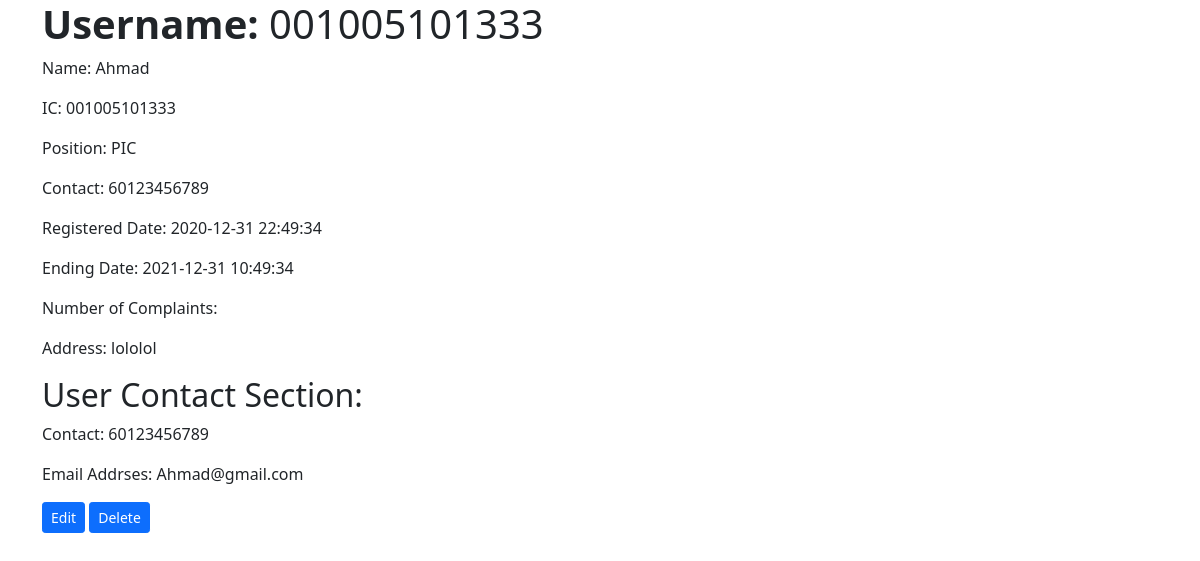
Page /CRUDusers/detailUser.php?id=001005101333 (signed in) on the committed database.
### tables this page shows
CREATE TABLE `users` (
  `u_userIC` varchar(12) NOT NULL,
  `pwd` varchar(15) NOT NULL,
  `name` varchar(50) NOT NULL,
  `postBI` varchar(50) DEFAULT NULL,
  `postBM` varchar(50) DEFAULT NULL,
  `address` varchar(100) DEFAULT NULL,
  `email` varchar(30) NOT NULL,
  `contact` varchar(12) NOT NULL,
  `dateRegistered` datetime DEFAULT NULL,
  `no_aduan` int(5) DEFAULT NULL,
  `u_img_path` varchar(50) DEFAULT NULL,
  `userType` varchar(2) NOT NULL CHECK (`userType` in ('1','2','3','4')),
  `u_grade` varchar(5) DEFAULT NULL
);

### CRUDusers/detailUser.php (the view, shortened to what this page needs)
<?php
    require_once("UsersBack\dbconfigUser.php");
    if(isset($_GET['id'])){
        $id = $_GET['id'];
        $sql = "SELECT * FROM users WHERE u_userIC=".$id.";";
        $result = mysqli_query($conn, $sql);
        if ($result){
            $row = mysqli_fetch_array($result);
?>
<!DOCTYPE html>
<html lang="en">
<head>
    <link href="https://cdn.jsdelivr.net/npm/bootstrap@5.0.0-beta1/dist/css/bootstrap.min.css" rel="stylesheet">
</head>
<body>
    <div class="container">
        <h1><strong>Username: </strong><?php echo $row["u_userIC"];?></h1>
        <?php $EndingDate=date('Y-m-d h:i:s', strtotime('+1 year', strtotime($row["dateRegistered"])) ); ?>
        <p>Name: <?php echo $row["name"];?></p>
        <p>IC: <?php echo $row["u_userIC"];?></p>
        <p>Position: <?php echo $row["postBI"];?></p>
        <p>Contact: <?php echo $row["contact"];?></p>
        <p>Registered Date: <?php echo $row["dateRegistered"];?></p>
        <p>Ending Date: <?php echo $EndingDate;?></p>
        <p>Number of Complaints: <?php echo $row["no_aduan"];?></p>
        <p>Address: <?php echo $row["address"];?></p>
        <h2>User Contact Section:</h2>
        <p>Contact: <?php echo $row["contact"];?></p>
        <p>Email Addrses: <?php echo $row["email"];?></p>
        <a href="updateUser.php?id=<?php echo $id; ?>" class="btn btn-primary btn-sm">Edit</a>
        <a href="deleteUser.php?id=<?php echo $id; ?>" class="btn btn-primary btn-sm">Delete</a>
    </div>
</body>
</html>
<?php
        } else{
            echo "ERROR:  $conn->error";
            header("refresh: 6; location: readUser.php");
        }
    } else {
        echo "ERROR Occur! Will direct back to the same page in 5 seconds";
        header("refresh: 6; location: readUser.php");
    }
?>

### rows in the picture
users: name "Ahmad", u_userIC "001005101333", postBI "PIC", contact "60123456789", dateRegistered "2020-12-31 22:49:34", dateRegistered "2021-12-31 10:49:34", address "lololol", email "Ahmad@gmail.com"
